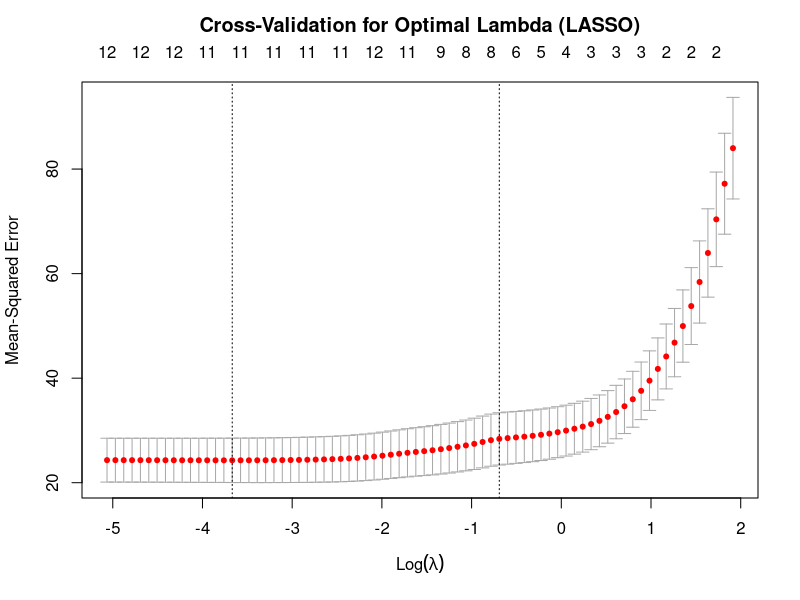
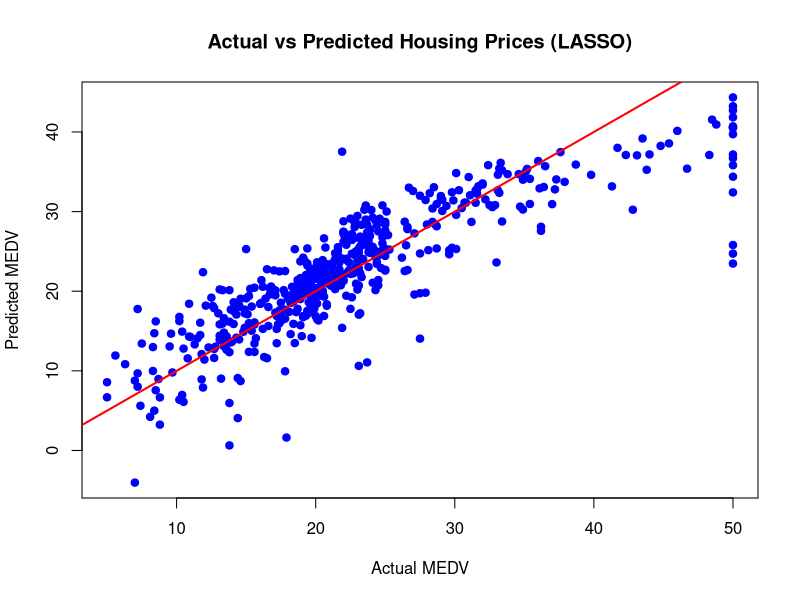

Reproduce these figures in R, in order.
# install.packages(c("MASS", "glmnet", "caret")) - IF NOT INSTALLED ALREADY
library(MASS)
library(glmnet)
library(caret)

# Step 1: Prepare Data
# Load dataset
data("Boston")

# Split features and target
x <- as.matrix(Boston[, -14])   # predictors
y <- Boston$medv                # response variable

# Standardize features (glmnet does this internally, but good practice)
x <- scale(x)

# Step 2: LASSO Regression with Cross-validation
set.seed(123)

# Perform 10-fold cross-validation
cv.lasso <- cv.glmnet(x, y, alpha = 1, nfolds = 10)

# Plot cross-validation results
plot(cv.lasso)
title("Cross-Validation for Optimal Lambda (LASSO)", line = 2.5)

# Step 3: Optimal Model Selection
# Best lambda values
best_lambda <- cv.lasso$lambda.min
best_lambda

# Step 4: Refit the Model with Best λ
lasso_model <- glmnet(x, y, alpha = 1, lambda = best_lambda)

# Display coefficients
coef(lasso_model)

# Step 5: Model Evaluation (RMSE & R²)
# Predictions
y_pred <- predict(lasso_model, s = best_lambda, newx = x)

# RMSE
rmse <- sqrt(mean((y - y_pred)^2))
rmse

# R²
sst <- sum((y - mean(y))^2)
sse <- sum((y - y_pred)^2)
r2 <- 1 - sse / sst
r2

# Step 6: Cross-Validation Performance Summary
cat("Optimal Lambda (λ):", best_lambda, "\n")
cat("RMSE:", round(rmse, 2), "\n")
cat("R²:", round(r2, 3), "\n")

# Step 7: Compare with Simple Linear Model
lm_model <- lm(medv ~ ., data = Boston)
lm_pred <- predict(lm_model, Boston)

rmse_lm <- sqrt(mean((Boston$medv - lm_pred)^2))
r2_lm <- summary(lm_model)$r.squared

cat("Linear Model RMSE:",
    round(rmse_lm, 2),
    " | R²:",
    round(r2_lm, 3),
    "\n")
cat("LASSO Model RMSE:", round(rmse, 2), " | R²:", round(r2, 3), "\n")

# Visualization: Predicted vs Actual
plot(
  y,
  y_pred,
  main = "Actual vs Predicted Housing Prices (LASSO)",
  xlab = "Actual MEDV",
  ylab = "Predicted MEDV",
  col = "blue",
  pch = 19
)
abline(0, 1, col = "red", lwd = 2)

